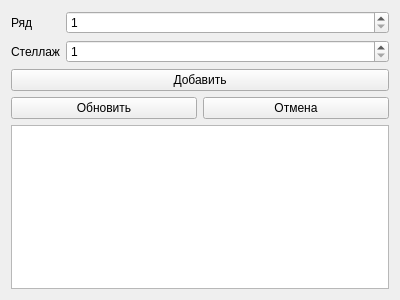
<?xml version="1.0" encoding="UTF-8"?>
<ui version="4.0">
 <class>Positions</class>
 <widget class="QWidget" name="Positions">
  <property name="geometry">
   <rect>
    <x>0</x>
    <y>0</y>
    <width>400</width>
    <height>300</height>
   </rect>
  </property>
  <property name="windowTitle">
   <string>Складские позиции</string>
  </property>
  <layout class="QVBoxLayout" name="verticalLayout">
   <item>
    <layout class="QFormLayout" name="formLayout">
     <item row="0" column="0">
      <widget class="QLabel" name="labelItemRow">
       <property name="text">
        <string>Ряд</string>
       </property>
      </widget>
     </item>
     <item row="0" column="1">
      <widget class="QSpinBox" name="spinBoxItemRow">
       <property name="minimum">
        <number>1</number>
       </property>
       <property name="maximum">
        <number>10</number>
       </property>
      </widget>
     </item>
     <item row="1" column="0">
      <widget class="QLabel" name="labelItemRack">
       <property name="text">
        <string>Стеллаж</string>
       </property>
      </widget>
     </item>
     <item row="1" column="1">
      <widget class="QSpinBox" name="spinBoxItemRack">
       <property name="minimum">
        <number>1</number>
       </property>
       <property name="maximum">
        <number>10</number>
       </property>
      </widget>
     </item>
    </layout>
   </item>
   <item>
    <widget class="QPushButton" name="pushButtonItemInsert">
     <property name="text">
      <string>Добавить</string>
     </property>
    </widget>
   </item>
   <item>
    <layout class="QHBoxLayout" name="horizontalLayoutEditing">
     <item>
      <widget class="QPushButton" name="pushButtonItemUpdate">
       <property name="text">
        <string>Обновить</string>
       </property>
      </widget>
     </item>
     <item>
      <widget class="QPushButton" name="pushButtonItemUpdateCancel">
       <property name="text">
        <string>Отмена</string>
       </property>
      </widget>
     </item>
    </layout>
   </item>
   <item>
    <widget class="QTableView" name="tableView"/>
   </item>
  </layout>
 </widget>
 <resources/>
 <connections/>
</ui>
